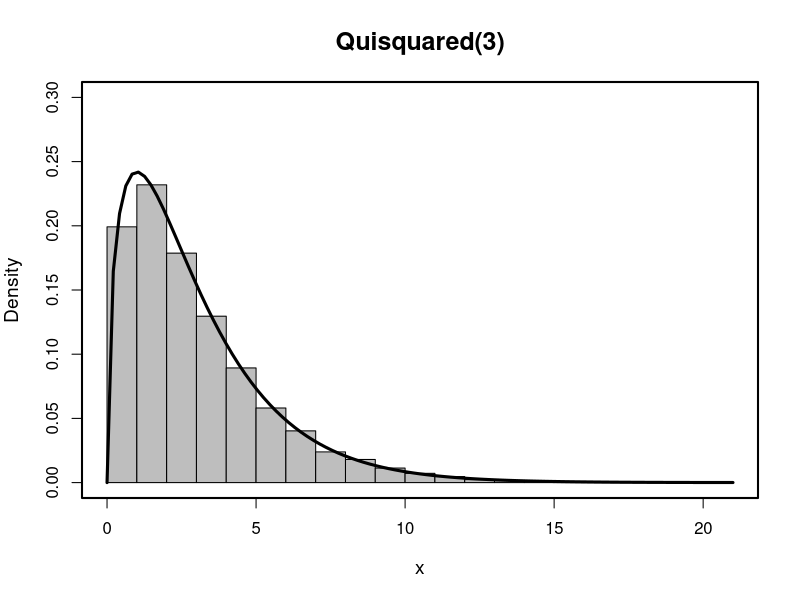
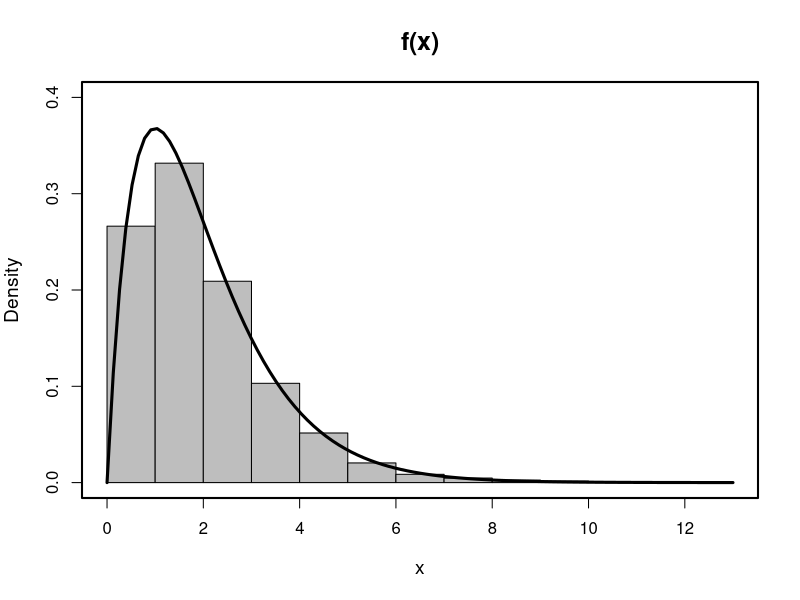
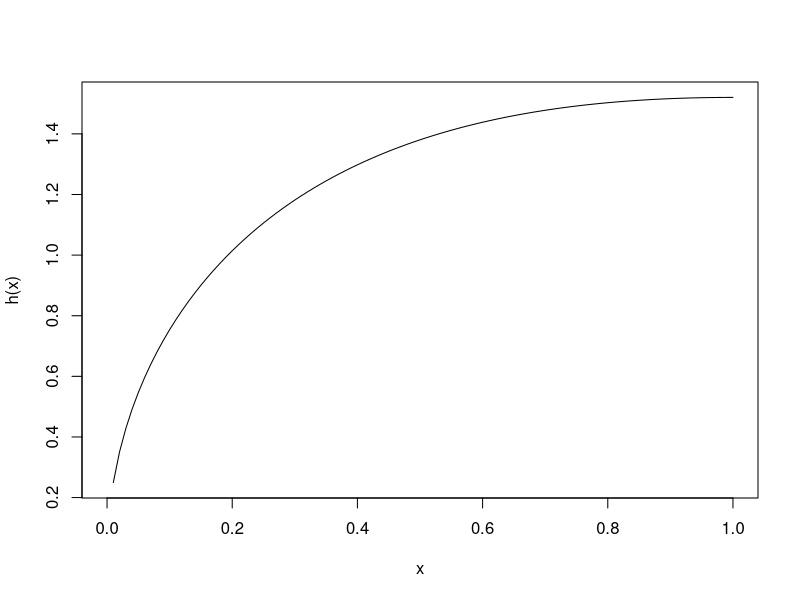
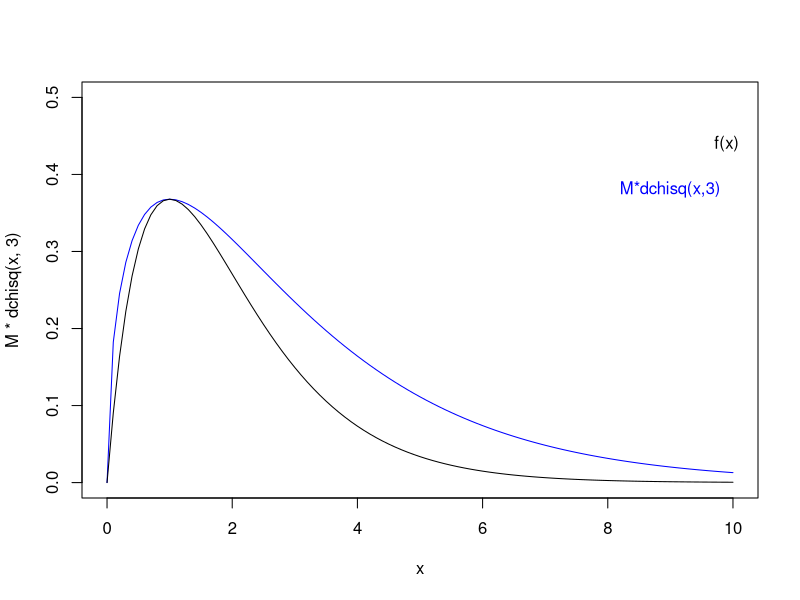

Write R code to recreate these figures, in order.
#Exercicio A
sim.norm<-function(n, mu, std){
  
  "Box-Muller Algorithm. This function generates samples
  from two independent random variables X,Y ~ N(mu,std)."
  
  x<-vector()
  y<-vector()
  
  for (i in 1:n){
    
    theta=2*pi*runif(1,0,1)
    R=sqrt(-2*log(runif(1,0,1)))
    
    # add N(0,1) observations to the samples
    x=c(x,R*cos(theta))
    y=c(y,R*sin(theta))
  }
  
  # convert all observations from N(0,1) to N(mu,std)
  x=x*std+mu
  y=y*std+mu
  return(list("x"=x,"y"=y))
}

sim.quisquared<-function(n,df,lower=0,upper=1){
  #forms a quisquared distribution from random uniform values x=(0 to 1)
  s=vector()
  for (i in 1:n){
    x=sim.norm(df,lower,upper)$x
    s=c(s,sum(x^2))
  }
  return(s)
}


set.seed(123)
# plotting the histogram
hist(sim.quisquared(10000,3),freq=F,main="Quisquared(3)",ylim=c(0,0.3),xlab="x",col="grey",
     cex.main=1.5,cex.lab=1.15)
# adding the p.d.f. on top of the histogram
curve(dchisq(x,3),add=T,lwd=3,lty=1)
# drawing a box around the plot
box(lwd=2)

f<-function(x){
  return(x*exp(-x))
}
h<-function(x){
  #function h(x)=f(x)/g(x)
  f(x)/dchisq(x,3)
}
#the max of h(x)=M
M=optimise(h,interval = c(0,5),maximum = T)$objective

sim=function(n){
  v=vector()
  count=0
  for (i in 1:n){
    u=1
    alpha=0
    while(u>alpha){
    x<-sim.quisquared(1,3)
    alpha=(1/M)*f(x)/dchisq(x,3)
    u<-runif(1,0,1)
    count=count+1
    }
  v=c(v,x)
  }
rr=count/n
return(list("vector"=v,"rejection_rate"=rr))
}

set.seed(123)
fl=sim(10000)
ff=fl$vector
rejection_rate=fl$rejection_rate
# plotting the histogram
hist(ff,freq=F,main="f(x)",ylim=c(0,0.4),xlab="x",col="grey",
     cex.main=1.5,cex.lab=1.15)
# adding the p.d.f. on top of the histogram
curve(f(x),add=T,lwd=3,lty=1)
# drawing a box around the plot
box(lwd=2)

#testing zone
curve(h(x))
curve(M*dchisq(x,3),ylim=c(0,0.5),xlim=c(0,10), col = "blue")
curve(f,type='l',add=T)
text(9.9, .44, expression("f(x)"))
text(9, .38, expression("M*dchisq(x,3)"), col = "blue")
